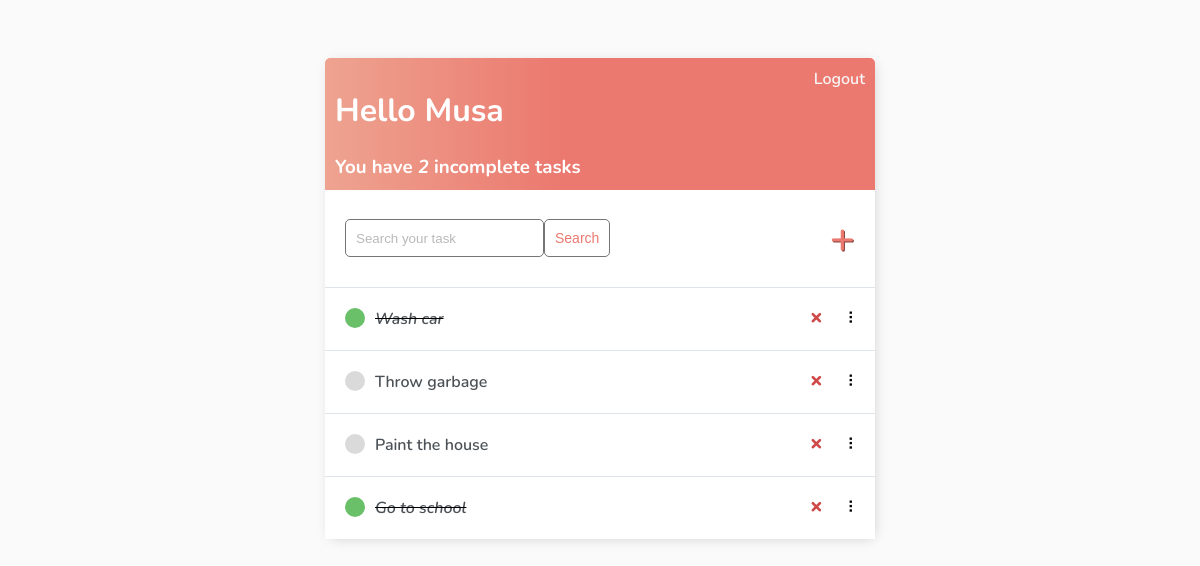
The app's page / (signed in), older data.
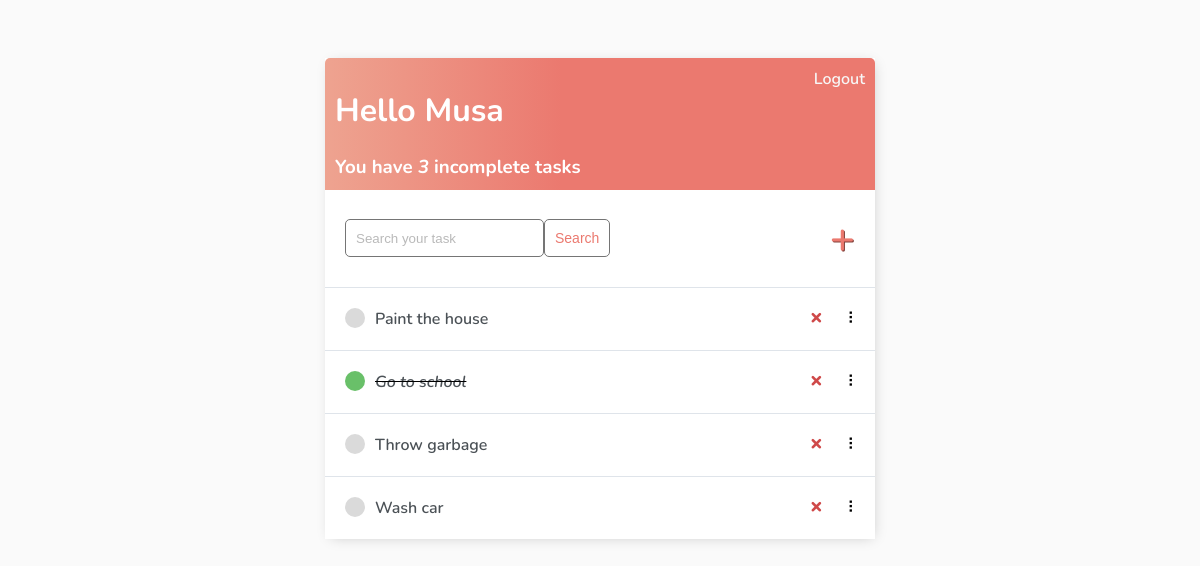
The same page, newer data.
### base/models.py (models this page shows)
class Task(models.Model):
    user = models.ForeignKey(
        User, on_delete=models.CASCADE, null=True, blank=True)
    title = models.CharField(max_length=200)
    description = models.TextField(null=True, blank=True)
    complete = models.BooleanField(default=False)
    created = models.DateTimeField(auto_now_add=True)
    def __str__(self):
        return self.title
    class Meta:
        order_with_respect_to = 'user'

### base/views.py (the view)
# urls.py: path('', TaskList.as_view(), name='tasks'),
class TaskList(LoginRequiredMixin, ListView):
    model = Task
    context_object_name = 'tasks'
    def get_context_data(self, **kwargs):
        context = super().get_context_data(**kwargs)
        context['tasks'] = context['tasks'].filter(user=self.request.user)
        context['count'] = context['tasks'].filter(complete=False).count()
        search_input = self.request.GET.get('search-area') or ''
        if search_input:
            context['tasks'] = context['tasks'].filter(title__startswith=search_input)
        context['search_input'] = search_input
        return context

### base/templates/base/task_list.html (shortened to what this page needs)
{% extends 'base/main.html' %}
{% block content %}
    <div class="header-bar">
        <div>
            <h1>Hello {{request.user|title}}</h1>
            <h3 style="margin:0">You have <i>{{count}}</i> incomplete task{{ count|pluralize:"s" }}</h3>
        </div>
        {% if request.user.is_authenticated %}
        <a href="{% url 'logout' %}">Logout</a> {% else %}
        <a href="{% url 'login' %}">Login</a> {% endif %}
    </div>
    <div id="search-add-wrapper">
        <form method="GET" style="display: flex;">
            <input type='text' name='search-area' placeholder="Search your task" value="{{search_input}}">
            <input class="button" type="submit" value='Search'>
        </form>
        {% if tasks|length > 0 %}
        <a id="add-link" href="{% url 'task-create' %}">&#x2b;</a>
        {% endif %}
    </div>
    <div id="tasklist" class="task-items-wrapper">
        {% for task in tasks %}
        <div class="task-wrapper" data-position="{{task.pk}}">
            <div class="task-title">
                {% if task.complete %}
                <div class="task-complete-icon"></div>
                <i><s><a href="{% url 'task-update' task.id %}">{{task}}</a></s></i> {% else %}
                <div class="task-incomplete-icon"></div>
                <a href="{% url 'task-update' task.id %}">{{task}}</a> {% endif %}
            </div>
            <div class="task-controls">
                <a class="delete-link" href="{% url 'task-delete' task.id %}">&#215;</a>
                <span class="handle">&nbsp;&#10247;</span>
            </div>
        </div>
        {% empty %}
        <div style="text-align: center; padding-bottom: 10px; line-height: 1em;">
            <h3>No new tasks are created.</h3>
            <h3>Create a <a style="text-decoration: none; color: #e53935;" href="{% url 'task-create' %}">New task</a> ! </h3>
        </div>
        {% endfor %}
    </div>
{% endblock content %}

### base/templates/base/main.html (shortened to what this page needs)
<!DOCTYPE html>
<html lang="en">
    <head>
    </head>
    <body>
        <div class="container">
            {% block content %}
            {% endblock content %}
        </div>
    </body>
</html>

### base/templates/base/main.html (style rules this page uses)
body { background-color: #FAFAFA; font-family: 'Nunito', sans-serif; padding-top: 50px; }
h1, h2, h3, h4, h5, h6, { font-family: 'Raleway', sans-serif; }
a, p { color: #4b5156 }
a { font-weight: 600; }
.container { max-width: 550px; margin: auto; background-color: #fff; -webkit-box-shadow: 2px 2px 13px -4px rgba(0, 0, 0, 0.21); box-shadow: 2px 2px 13px -4px rgba(0, 0, 0, 0.21); }
input { outline: none; border: none; }
.header-bar { display: flex; justify-content: space-between; color: #fff; padding: 10px; border-radius: 5px 5px 0 0; background: linear-gradient(90deg, #EEA390 0%, #EB796F 43%, #EB796F 100%); }
.header-bar a { color: rgb(247, 247, 247); text-decoration: none; }
.task-wrapper { display: flex; align-items: center; justify-content: space-between; background-color: #fff; border-top: 1px solid #dfe4ea; overflow: hidden; }
.task-title { display: flex; padding: 20px; }
.task-title a { text-decoration: none; color: #4b5156; margin-left: 10px; }
.task-complete-icon { height: 20px; width: 20px; background-color: rgb(105, 192, 105); border-radius: 50%; }
.task-incomplete-icon { height: 20px; width: 20px; background-color: rgb(218, 218, 218); border-radius: 50%; }
.delete-link { text-decoration: none; font-weight: 900; color: #cf4949; font-size: 22px; line-height: 0; padding: 20px 0px; }
.handle { display: inline-block; padding: 20px 16px; cursor: grab; user-select: none; }
.handle:after, .handle:before { display: block; content: ""; }
#add-link { color: #EB796F; text-decoration: none; font-size: 42px; text-shadow: 1px 1px #81413b; }
#search-add-wrapper { display: flex; justify-content: space-between; align-items: center; padding: 20px; }
input[type=text], input[type=password], textarea { border: 1px solid #757575; border-radius: 5px; padding: 10px; width: 90%; }
::placeholder { font-weight: 300; opacity: 0.5; }
.button { border: 1px solid #757575; background-color: #FFF; color: #EB796F; padding: 10px; font-size: 14px; border-radius: 5px; cursor: pointer; text-decoration: none; }

Row changes from the older to the newer data that the page shows:
changed Task "Throw garbage": moves down the list
changed Task "Wash car": complete True → False (drawn); moves down the list
Text that changed along with them:
{{ count }}: "2" → "3"
